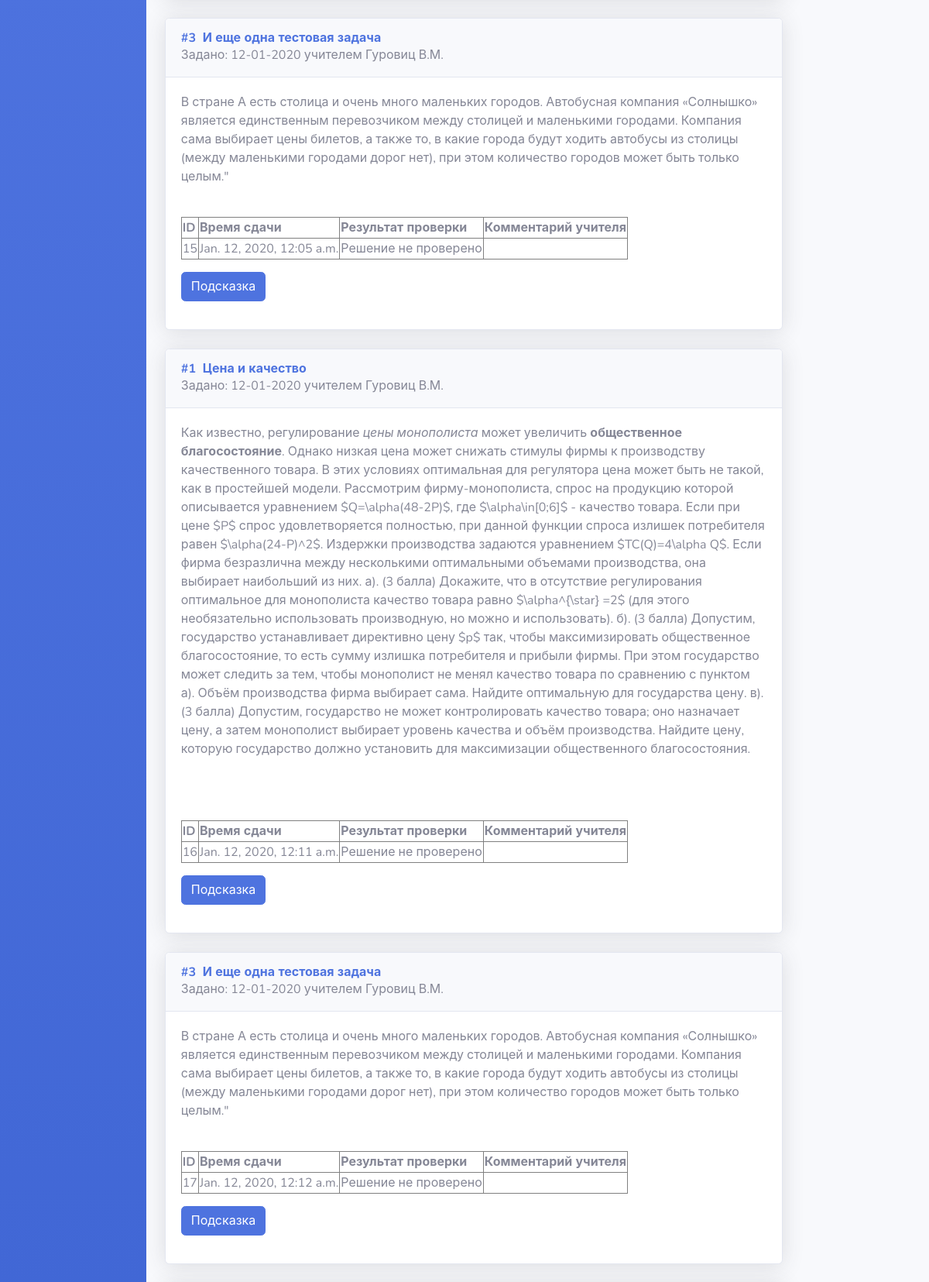
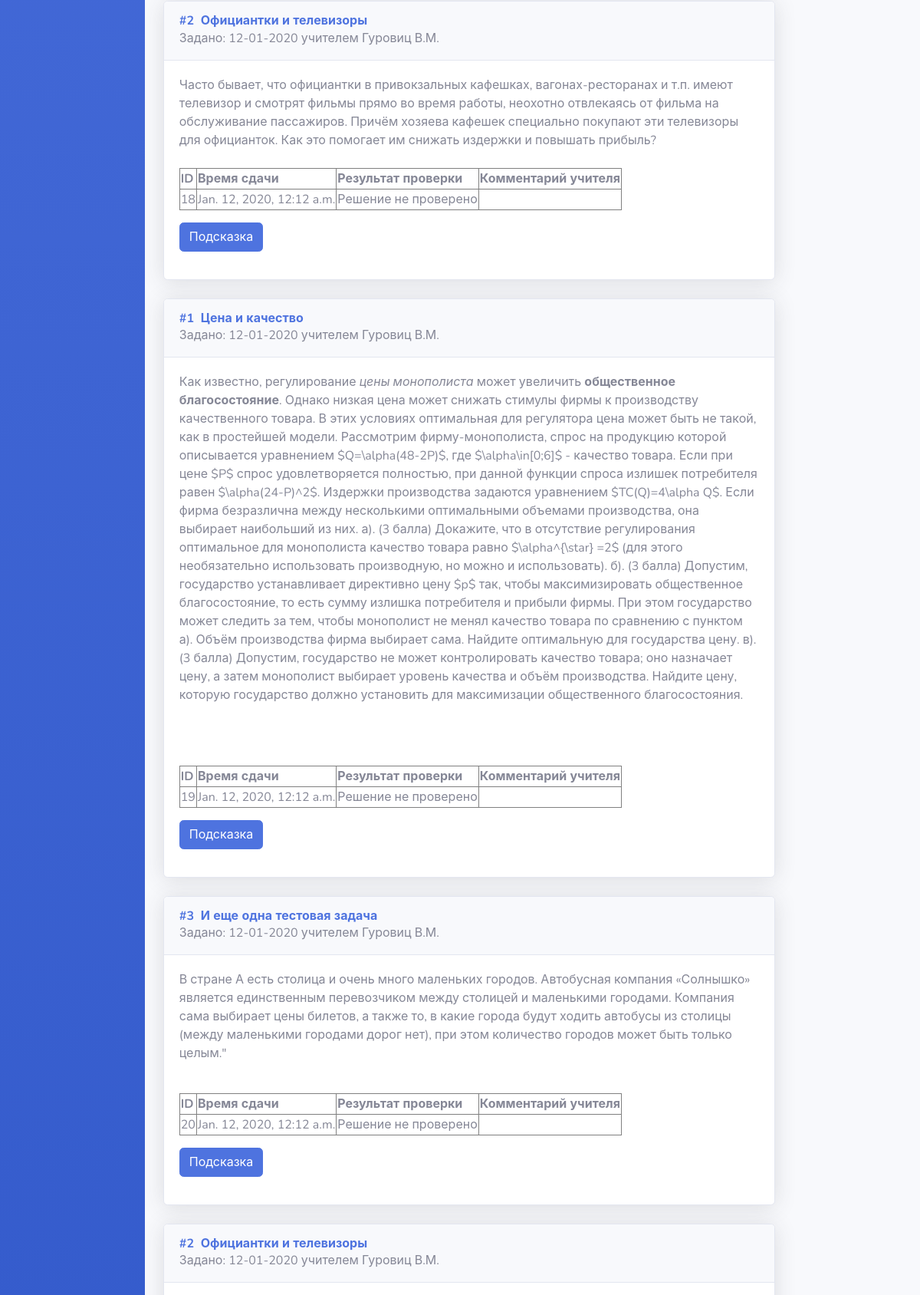
The page /problems/ (signed in, middle part) on the database as committed earlier (2 pictures, top to bottom).
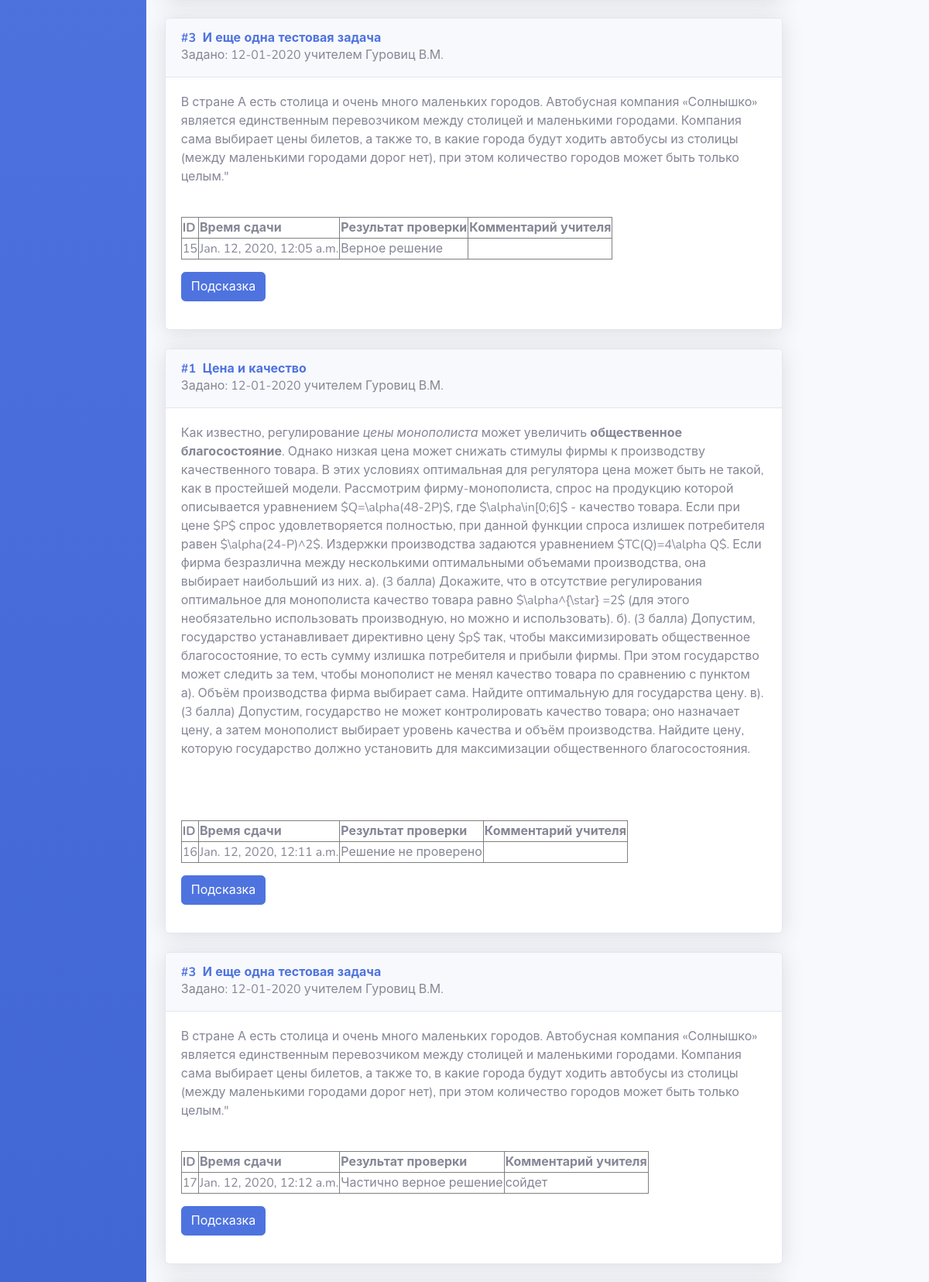
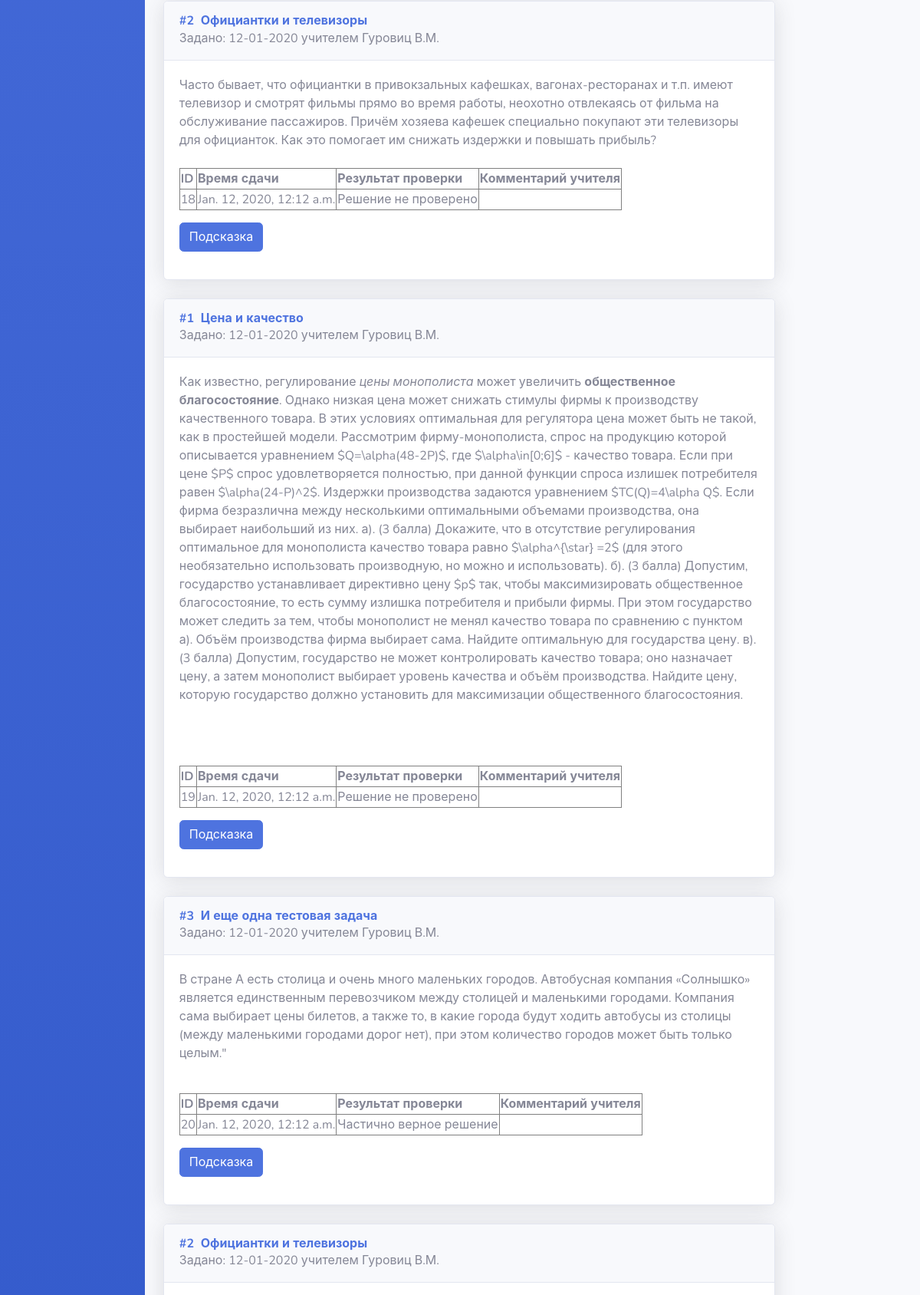
The same page on the database as committed later (2 pictures, top to bottom).
### problems/models.py (models this page shows, shortened)
class Submit(models.Model):
    assignment = models.ForeignKey(Assignment, on_delete=models.CASCADE, verbose_name='Назначенная задача', related_name='submits')
    short_answer = models.CharField('Ответ (для автоматической проверки)', max_length=200, blank=True)
    solution = RichTextUploadingField('Решение', blank=True)
    submit_datetime = models.DateTimeField('Время и дата сдачи решения', auto_now_add=True, blank=False)
    answer_autoverdict = models.BooleanField('Результат автоматической проверки ответа', blank=True, null=True)
    verdict = models.IntegerField('Результат проверки', choices=VERDICT_CHOICES, blank=False, null=False, default=-1)
    teacher_comment = models.TextField('Комментарий учителя', blank=True)

### problems/views.py (the view)
# urls.py: path('', index),
def index(request):
    if request.user.groups.filter(name='teachers').exists():
        students = User.objects.filter(groups__name='students')
        topics = Topic.objects.all()
        problems = dict()
        groups = Group.objects.all()
        for topic in topics:
            problems[topic.id] = topic.problems.all()
        topic = Topic.objects.get(id=1)
        submits = Submit.objects.filter(assignment__assigned_by=request.user).filter(verdict=-1) # solution not checked
        context = {'problems': problems,
                   'students': students,
                   'topic': topic,
                   'submits': submits,
                   'groups': groups,}
        return render(request, 'problems/sb/index_teacher.html', context)
    elif request.user.groups.filter(name='students').exists():
        assigned_problems = Assignment.objects.filter(person=request.user).order_by('date_deadline')
        form = SubmitForm()
        context = {'assigned_problems': assigned_problems, 'form': form}
        return render(request, 'problems/sb/index_student.html', context)
    else:
        return render(request, 'problems/sb/login.html', {})

### problems/templates/problems/sb/index_student.html (shortened to what this page needs)
{% load static %}
<!DOCTYPE html>
<html lang="en">
<head>
    <link href="{% static 'problems/sb/vendor/fontawesome-free/css/all.min.css' %}" rel="stylesheet">
  <link href="{% static 'problems/sb/css/sb-admin-2.min.css' %}" rel="stylesheet">
</head>
<body id="page-top">
  <div id="wrapper">
    <ul class="navbar-nav bg-gradient-primary sidebar sidebar-dark accordion" id="accordionSidebar">
    </ul>
    <div id="content-wrapper" class="d-flex flex-column">
      <div id="content">
          <div class="container-fluid">
                  <div class="row">
                      <div class="col-10">
                          <div id="problems">
                              {% autoescape off %}
                              {% include "problems/assigned_list.html" %}
                              {% endautoescape %}
                          </div>
                      </div>
                  </div>
              </div>
      </div>
    </div>
  </div>
</body>
</html>

### problems/templates/problems/assigned_list.html (shortened to what this page needs)
{% for assigned in assigned_problems %}
<div class="problem_in_list">
    <div class="card shadow mb-4">
        <a class="d-block card-header py-3" role="button" aria-expanded="true" aria-controls="collapseCardExample">
          <nobr><h6 class="m-0 font-weight-bold text-primary">
              #{{ assigned.problem.id }}&nbsp;
              {% if assigned.problem.name %}
                {{ assigned.problem.name }}
              {% endif %}
          </h6>
              Задано: {{ assigned.date_assigned|date:"d-m-Y" }} учителем {{ assigned.assigned_by.last_name }} {{ assigned.assigned_by.first_name }}</nobr>
        </a>
        <div class="collapse show" id="collapseCardExample">
          <div class="card-body">
            <div class="task">
                {{ assigned.problem.task }}
            </div>
            <div class="problem_links">
                <br>
                {% if assigned.submits.all %}
                    <table border="1">
                        <tr>
                            <th>ID</th>
                            <th>Время сдачи</th>
                            <th>Результат проверки</th>
                            <th>Комментарий учителя</th>
                        </tr>
                        {% for submit in assigned.submits.all %}
                            <tr>
                                <td>{{ submit.id }}</td>
                                <td>{{ submit.submit_datetime }}</td>
                                <td>{{ submit.get_verdict_display }}</td>
                                <td>{{ submit.teacher_comment }}</td>
                            </tr>
                        {% endfor %}
                    </table>
                {% endif %}
                <a class="btn btn-primary" data-toggle="collapse" href="#hint-{{ assigned.id }}" role="button" aria-expanded="false" aria-controls="collapseExample">Подсказка</a>
            </div>
          </div>
        </div>
    </div>
</div>
{% endfor %}

Rows that differ between the two databases and show on the page:
changed Submit id 15: verdict "Решение не проверено" → "Верное решение"
changed Submit id 17: verdict "Решение не проверено" → "Частично верное решение"; teacher_comment (not shown) → "сойдет"
changed Submit id 20: verdict "Решение не проверено" → "Частично верное решение"
